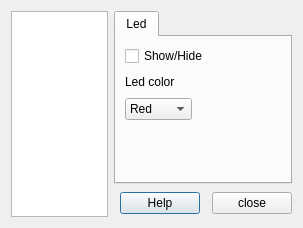
<ui version="4.0" >
 <class>QRL_LedsManager</class>
 <widget class="QDialog" name="QRL_LedsManager" >
  <property name="geometry" >
   <rect>
    <x>0</x>
    <y>0</y>
    <width>303</width>
    <height>228</height>
   </rect>
  </property>
  <property name="windowTitle" >
   <string>Leds Manager</string>
  </property>
  <property name="windowIcon" >
   <iconset resource="qrtailab.qrc" >:/icons/led_icon.xpm</iconset>
  </property>
  <layout class="QGridLayout" >
   <item rowspan="2" row="0" column="0" >
    <widget class="QListWidget" name="ledListWidget" >
     <property name="baseSize" >
      <size>
       <width>100</width>
       <height>0</height>
      </size>
     </property>
    </widget>
   </item>
   <item row="0" column="1" colspan="4" >
    <widget class="QTabWidget" name="tabWidget" >
     <property name="currentIndex" >
      <number>0</number>
     </property>
     <widget class="QWidget" name="tab" >
      <attribute name="title" >
       <string>Led</string>
      </attribute>
      <layout class="QGridLayout" >
       <item rowspan="2" row="0" column="0" colspan="3" >
        <widget class="QCheckBox" name="showCheckBox" >
         <property name="text" >
          <string>Show/Hide</string>
         </property>
        </widget>
       </item>
       <item row="1" column="2" >
        <spacer>
         <property name="orientation" >
          <enum>Qt::Horizontal</enum>
         </property>
         <property name="sizeHint" >
          <size>
           <width>40</width>
           <height>20</height>
          </size>
         </property>
        </spacer>
       </item>
       <item row="2" column="0" >
        <widget class="QLabel" name="colorLabel" >
         <property name="text" >
          <string>Led color</string>
         </property>
        </widget>
       </item>
       <item row="2" column="1" colspan="2" >
        <spacer>
         <property name="orientation" >
          <enum>Qt::Horizontal</enum>
         </property>
         <property name="sizeHint" >
          <size>
           <width>40</width>
           <height>20</height>
          </size>
         </property>
        </spacer>
       </item>
       <item row="3" column="0" >
        <widget class="QComboBox" name="ledColorComboBox" >
         <item>
          <property name="text" >
           <string>Red</string>
          </property>
         </item>
         <item>
          <property name="text" >
           <string>Green</string>
          </property>
         </item>
         <item>
          <property name="text" >
           <string>Blue</string>
          </property>
         </item>
         <item>
          <property name="text" >
           <string>Yellow</string>
          </property>
         </item>
        </widget>
       </item>
       <item row="3" column="1" colspan="2" >
        <spacer>
         <property name="orientation" >
          <enum>Qt::Horizontal</enum>
         </property>
         <property name="sizeHint" >
          <size>
           <width>40</width>
           <height>20</height>
          </size>
         </property>
        </spacer>
       </item>
       <item row="4" column="0" >
        <spacer>
         <property name="orientation" >
          <enum>Qt::Vertical</enum>
         </property>
         <property name="sizeHint" >
          <size>
           <width>20</width>
           <height>40</height>
          </size>
         </property>
        </spacer>
       </item>
      </layout>
     </widget>
    </widget>
   </item>
   <item row="1" column="1" >
    <spacer>
     <property name="orientation" >
      <enum>Qt::Horizontal</enum>
     </property>
     <property name="sizeHint" >
      <size>
       <width>16</width>
       <height>27</height>
      </size>
     </property>
    </spacer>
   </item>
   <item row="1" column="2" >
    <widget class="QPushButton" name="helpButton" >
     <property name="text" >
      <string>Help</string>
     </property>
    </widget>
   </item>
   <item row="1" column="3" >
    <spacer>
     <property name="orientation" >
      <enum>Qt::Horizontal</enum>
     </property>
     <property name="sizeHint" >
      <size>
       <width>16</width>
       <height>27</height>
      </size>
     </property>
    </spacer>
   </item>
   <item row="1" column="4" >
    <widget class="QPushButton" name="closeButton" >
     <property name="text" >
      <string>close</string>
     </property>
    </widget>
   </item>
  </layout>
 </widget>
 <resources>
  <include location="qrtailab.qrc" />
 </resources>
 <connections>
  <connection>
   <sender>closeButton</sender>
   <signal>clicked()</signal>
   <receiver>QRL_LedsManager</receiver>
   <slot>hide()</slot>
   <hints>
    <hint type="sourcelabel" >
     <x>314</x>
     <y>244</y>
    </hint>
    <hint type="destinationlabel" >
     <x>381</x>
     <y>239</y>
    </hint>
   </hints>
  </connection>
 </connections>
</ui>
